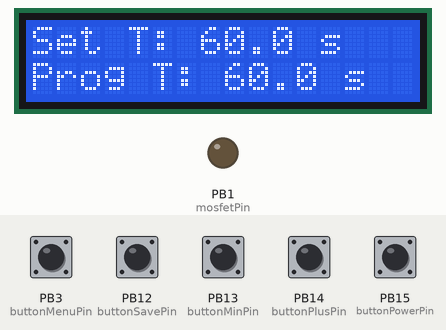
Simulated run of this sketch. Board: STM32 Blue Pill. On the bench: 16×2 character LCD, output pins drawn as LEDs (lit = HIGH). Dashed ring = blinking. The test bench sets the inputs (shaded band); at power-on: PB3 (buttonMenuPin), PB12 (buttonSavePin), PB13 (buttonMinPin), PB14 (buttonPlusPin), PB15 (buttonPowerPin) HIGH. EEPROM starts erased; what the sketch prints to the serial monitor is not drawn.

Above: at 1.3 s.
1.4 s: PB15 (buttonPowerPin) pulled LOW for 1 s
At 1.96 s:
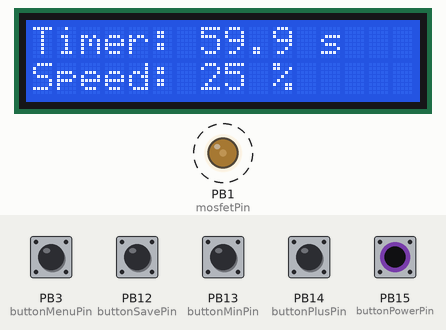
3.0 s: PB15 (buttonPowerPin) pulled LOW for 0.15 s
At 4.2 s:
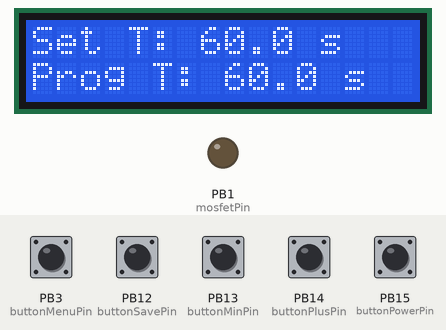
4.6 s: PB3 (buttonMenuPin) pulled LOW for 1 s
At 4.77 s:
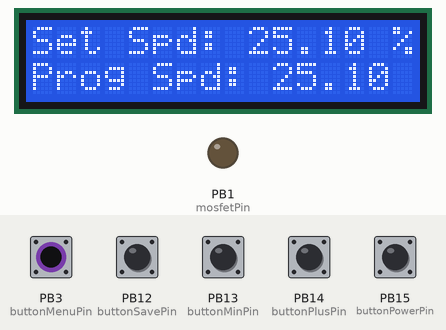
7.1 s: PB12 (buttonSavePin) pulled LOW for 0.15 s
At 7.8 s:
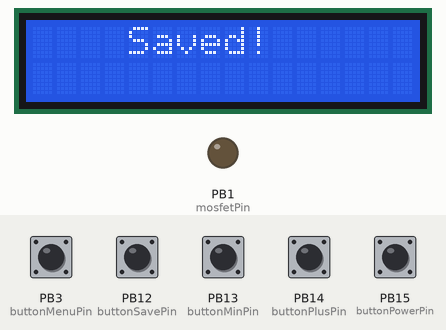
9.7 s: PB13 (buttonMinPin) pulled LOW for 1 s
At 10.6 s:
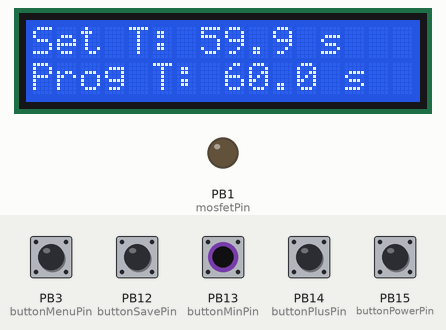
12.2 s: PB12 (buttonSavePin) pulled LOW for 1 s
At 15.1 s:
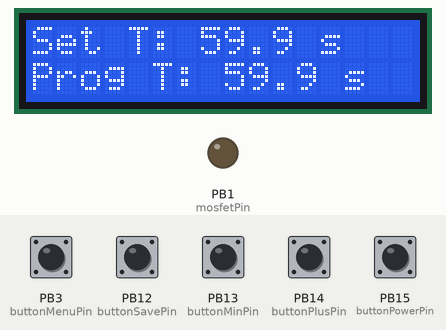
Timing chart, 0 to 16.6 s (numbered marks = the images above; inputs shaded):
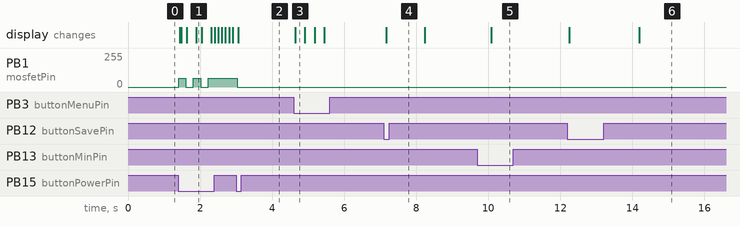

Measured:
- after the input at 1.4 s, PB1 (mosfetPin): alternates 64/255 for 0.20 s and 0/255 for 0.21 s, 5 changes in all, then stays 64/255, starting at once; the display: first changes at once (image 1 shows a later state)
- after the input at 3.0 s, PB1 (mosfetPin): 64/255 → 0/255 at once; the display: changes after 0.06 s (image 2)
- after the input at 4.6 s, the display: changes at once (image 3)
- after the input at 7.1 s, the display: changes after 0.06 s (image 4)
- after the input at 9.7 s, the display: changes after 0.38 s (image 5)
- after the input at 12.2 s, the display: first changes after 0.05 s (image 6 shows a later state)

The sketch:

filling_machine_final.ino
```cpp
#include <LiquidCrystal_I2C.h> //library LCD
#include <EEPROM.h> //library EEPROM

// Konstanta
#define konstantaChanger 10 // 0,01 s untuk timer (10ms)

// Alamat EEPROM
const int timerAddress = 0;
const int speedMotorPwmAddress = sizeof(unsigned long); // Alamat untuk menyimpan kecepatan PWM setelah timer

// Inisialisasi LCD
LiquidCrystal_I2C lcd(0x27, 16, 2);

// Pinout
const byte mosfetPin = PB1;       // Pin PWM untuk kontrol Pompa Air
const byte buttonPowerPin = PB15; // Untuk mulai/mati
const byte buttonPlusPin = PB14;  // Tambah waktu/timer atau kecepatan motor pompa
const byte buttonMinPin = PB13;   // Kurang waktu/timer atau kecepatan motor pompa
const byte buttonSavePin = PB12;  // Untuk menyimpan timer/kecepatan motor pompa
const byte buttonMenuPin = PB3;   // Button untuk ganti menu

// Variabel Timer
unsigned long defaultSetTimer = 60000; // Waktu default (ms) - 60 detik
unsigned long currentSetTimer;        // Timer yang aktif saat ini

volatile unsigned long currentTimer = 0;
volatile bool isFilling = false;

// Variabel Kecepatan Motor PWM
byte defaultSpeedMotorPwm = 64; // Nilai PWM default (25% dari 255)
byte currentSpeedMotorPwm;      // Kecepatan PWM yang aktif saat ini

// Variabel Tombol
unsigned long lastDebounceTimePower = 0;
unsigned long lastDebounceTimePlusMin = 0;
unsigned long lastDebounceTimeSave = 0;
unsigned long lastDebounceTimeMenu = 0;
unsigned long lastContinuousPressTime = 0;

const unsigned long debounceDelayPower = 200;      // Debounce untuk tombol power
const unsigned long debounceDelayPlusMin = 50;     // Debounce untuk tombol plus/min
const unsigned long debounceDelayMenu = 250;       // Debounce untuk tombol menu
const unsigned long incrementDecrementInterval = 150; // Interval untuk continuous press

// Variabel Pesan "Saved!"
bool isDisplayingSaveMessage = false;
unsigned long saveMessageStartTime = 0;
const unsigned long saveMessageDuration = 1000; // Durasi pesan "Saved" (ms)

// State Menu: 0 = Timer, 1 = Kecepatan Motor
byte currentMenu = 0;
unsigned long previewSetTimer = 0; // Untuk menyimpan nilai timer sementara saat di edit
byte previewSpeedMotorPwm = 0;     // Untuk menyimpan nilai speed motor sementara saat di edit


void setup() {
  lcd.init();
  lcd.backlight();
  lcd.clear();

  pinMode(mosfetPin, OUTPUT);
  pinMode(buttonPowerPin, INPUT_PULLUP);
  pinMode(buttonPlusPin, INPUT_PULLUP);
  pinMode(buttonMinPin, INPUT_PULLUP);
  pinMode(buttonSavePin, INPUT_PULLUP);
  pinMode(buttonMenuPin, INPUT_PULLUP);

  analogWrite(mosfetPin, 0); // Matiin motor saat diawal

  // Baca settingan dari EEPROM
  EEPROM.get(timerAddress, currentSetTimer);
  if (currentSetTimer == 0xFFFFFFFF || currentSetTimer == 0) { // Kalo EEPROM kosong atau nilai invalid
    currentSetTimer = defaultSetTimer;
    EEPROM.put(timerAddress, currentSetTimer);
  }

  EEPROM.get(speedMotorPwmAddress, currentSpeedMotorPwm);
  if (currentSpeedMotorPwm == 0xFF || currentSpeedMotorPwm == 0) { // Kalo EEPROM kosong atau nilai invalid
    currentSpeedMotorPwm = defaultSpeedMotorPwm;
    EEPROM.put(speedMotorPwmAddress, currentSpeedMotorPwm);
  }

  // Set nilai preview sama dengan nilai yang tersimpan
  previewSetTimer = currentSetTimer;
  previewSpeedMotorPwm = currentSpeedMotorPwm;

  displayCurrentMenu(); // Tampilin menu di awal
}

void loop() {
  handlePowerButton();
  handlePlusButton();
  handleMinusButton();
  handleSaveButton();
  handleMenuButton();

  // Tampilin pesan "Saved!" kalo flag aktif
  if (isDisplayingSaveMessage) {
    lcd.setCursor(0, 0);
    lcd.print("    Saved!      ");
    lcd.setCursor(0, 1);
    lcd.print("                "); // Kosongkan baris kedua
    if (millis() - saveMessageStartTime >= saveMessageDuration) {
      isDisplayingSaveMessage = false;
      displayCurrentMenu(); // Tampilin menu lagi kalo pesan udah hilang
    }
  } else {
    // Jika sedang mengisi, tampilin countdown. Jika tidak, tampilin menu.
    if (isFilling) {
      if (millis() - currentTimer >= currentSetTimer) {
        stopFilling();
      }
      // Saat mengisi, selalu tampilin countdown timer
      displayCountdown((currentSetTimer - (millis() - currentTimer)) / 1000.0);
    } else {
      displayCurrentMenu(); // Selalu tampilin menu saat tidak mengisi
    }
  }
}

void handlePowerButton() {
  int readingPower = digitalRead(buttonPowerPin);
  if (readingPower == LOW && (millis() - lastDebounceTimePower > debounceDelayPower)) {
    lastDebounceTimePower = millis();
    if (!isFilling) {
      // Baca ulang timer dan speed motor dari EEPROM setiap kali tombol power ditekan saat tidak mengisi
      EEPROM.get(timerAddress, currentSetTimer);
      EEPROM.get(speedMotorPwmAddress, currentSpeedMotorPwm);
      currentMenu = 0; // **PAKSA MENU KE TIMER SAAT MULAI MENGISI**
      startFilling();
    } else {
      stopFilling();
    }
  }
}

void handlePlusButton() {
  int readingPlus = digitalRead(buttonPlusPin);
  if (readingPlus == LOW) {
    if (!isFilling) { // Hanya bisa diatur saat tidak filling
      if (millis() - lastDebounceTimePlusMin > debounceDelayPlusMin) {
        if (currentMenu == 0) { // Menu Timer
          previewSetTimer += konstantaChanger;
          if (previewSetTimer > 3600000) previewSetTimer = 3600000; // Maksimal 1 jam (3.600.000 ms)
        } else if (currentMenu == 1) { // Menu Kecepatan Motor
          previewSpeedMotorPwm++;
          if (previewSpeedMotorPwm > 255) previewSpeedMotorPwm = 255;
        }
        lastDebounceTimePlusMin = millis();
        lastContinuousPressTime = millis(); // Set waktu untuk continuous press
        displayCurrentMenu();
      } else if (millis() - lastContinuousPressTime > incrementDecrementInterval) {
        // Continuous press
        if (currentMenu == 0) { // Menu Timer
          previewSetTimer += konstantaChanger;
          if (previewSetTimer > 3600000) previewSetTimer = 3600000;
        } else if (currentMenu == 1) { // Menu Kecepatan Motor
          previewSpeedMotorPwm++;
          if (previewSpeedMotorPwm > 255) previewSpeedMotorPwm = 255;
        }
        lastContinuousPressTime = millis();
        displayCurrentMenu();
      }
    }
  } else {
    lastContinuousPressTime = 0; // Reset continuous press timer
  }
}

void handleMinusButton() {
  int readingMin = digitalRead(buttonMinPin);
  if (readingMin == LOW) {
    if (!isFilling) { // Hanya bisa diatur saat tidak filling
      if (millis() - lastDebounceTimePlusMin > debounceDelayPlusMin) {
        if (currentMenu == 0) { // Menu Timer
          if (previewSetTimer >= konstantaChanger) {
            previewSetTimer -= konstantaChanger;
          } else {
            previewSetTimer = 0;
          }
        } else if (currentMenu == 1) { // Menu Kecepatan Motor
          if (previewSpeedMotorPwm > 0) {
            previewSpeedMotorPwm--;
          } else {
            previewSpeedMotorPwm = 0;
          }
        }
        lastDebounceTimePlusMin = millis();
        lastContinuousPressTime = millis(); // Set waktu untuk continuous press
        displayCurrentMenu();
      } else if (millis() - lastContinuousPressTime > incrementDecrementInterval) {
        // Continuous press
        if (currentMenu == 0) { // Menu Timer
          if (previewSetTimer >= konstantaChanger) {
            previewSetTimer -= konstantaChanger;
          } else {
            previewSetTimer = 0;
          }
        } else if (currentMenu == 1) { // Menu Kecepatan Motor
          if (previewSpeedMotorPwm > 0) {
            previewSpeedMotorPwm--;
          } else {
            previewSpeedMotorPwm = 0;
          }
        }
        lastContinuousPressTime = millis();
        displayCurrentMenu();
      }
    }
  } else {
    lastContinuousPressTime = 0; // Reset continuous press timer
  }
}

void handleSaveButton() {
  int readingSave = digitalRead(buttonSavePin);
  if (readingSave == LOW && (millis() - lastDebounceTimeSave > debounceDelayPlusMin)) {
    lastDebounceTimeSave = millis();
    if (!isFilling) { // Hanya bisa disimpan saat tidak filling
      if (currentMenu == 0) { // Simpan Timer
        currentSetTimer = previewSetTimer;
        EEPROM.put(timerAddress, currentSetTimer);

      } else if (currentMenu == 1) { // Simpan Kecepatan Motor
        currentSpeedMotorPwm = previewSpeedMotorPwm;
        EEPROM.put(speedMotorPwmAddress, currentSpeedMotorPwm);

      }
      isDisplayingSaveMessage = true; // Set flag untuk menampilkan pesan "Saved"
      saveMessageStartTime = millis(); // Catat waktu mulai pesan
    }
  }
}

void handleMenuButton() {
  int readingMenu = digitalRead(buttonMenuPin);
  if (readingMenu == LOW && (millis() - lastDebounceTimeMenu > debounceDelayMenu)) {
    lastDebounceTimeMenu = millis();
    if (!isFilling) { // Hanya bisa ganti menu saat tidak filling
      currentMenu = (currentMenu + 1) % 2; // Ganti menu (0 ke 1, 1 ke 0)
      displayCurrentMenu();
    }
  }
}

void startFilling() {
  isFilling = true; //
  currentTimer = millis();
  analogWrite(mosfetPin, currentSpeedMotorPwm); // Pompa nyala dengan kecepatan yang tersimpan

}

void stopFilling() {
  isFilling = false;
  analogWrite(mosfetPin, 0);           // Pompa mati
  Serial.println("Filling stopped");
  displayCurrentMenu(); // Tampilkan menu setelah berhenti mengisi
}

void displayCurrentMenu() {
  // lcd.clear();
  if (currentMenu == 0) { // Menu Timer
    displaySetTimer(previewSetTimer / 1000.0);
    displayProgTimer(currentSetTimer / 1000.0); // Tampilkan nilai timer yang tersimpan di baris kedua
  } else if (currentMenu == 1) { // Menu Kecepatan Motor
    displaySetSpeedMotorPwm(previewSpeedMotorPwm);
    displayProgSpeedMotorPwm(currentSpeedMotorPwm); // Tampilkan nilai speed motor yang tersimpan di baris kedua
  }
}

void displaySetTimer(float time) {
  lcd.setCursor(0, 0);
  lcd.print("Set T: ");
  lcd.print(time, 1);
  lcd.print(" s     ");
}

void displayProgTimer(float time) {
  lcd.setCursor(0, 1);
  lcd.print("Prog T: ");
  lcd.print(time, 1);
  lcd.print(" s     ");
}

void displayCountdown(float time) {
  lcd.setCursor(0, 0); // Baris pertama selalu menampilkan "Timer:"
  lcd.print("Timer: ");
  lcd.setCursor(7, 0);
  lcd.print(time, 1);
  lcd.print(" s     ");
  lcd.setCursor(0, 1); // Baris kedua menampilkan "Speed:"
  float percentage = (float)currentSpeedMotorPwm / 255.0 * 100.0;
  lcd.print("Speed: ");
  lcd.print(percentage, 0);
  lcd.print(" %     ");
}

void displaySetSpeedMotorPwm(byte pwmValue) {
  float percentage = (float)pwmValue / 255.0 * 100.0;
  lcd.setCursor(0, 0);
  lcd.print("Set Spd: ");
  lcd.print(percentage, 2);
  lcd.print(" %   ");
}

void displayProgSpeedMotorPwm(byte pwmValue) {
  float percentage = (float)pwmValue / 255.0 * 100.0;
  lcd.setCursor(0, 1);
  lcd.print("Prog Spd: ");
  lcd.print(percentage, 2);
  lcd.print(" %   ");
}
```
